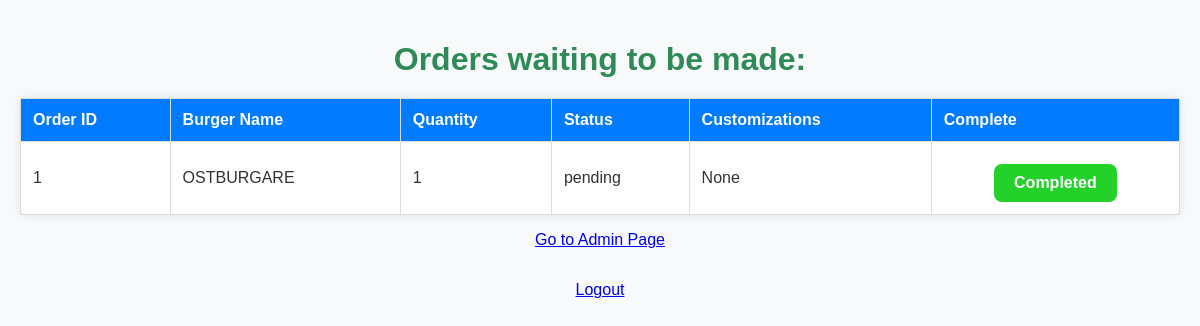
Before: /kitchen (signed in) with the older database file.
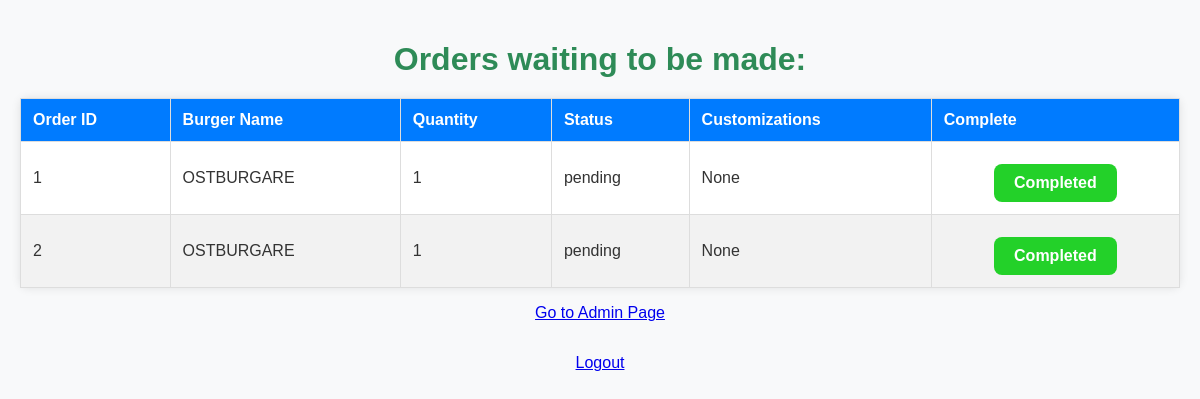
After: the same page with the newer database file.
### tables this page shows
CREATE TABLE orders (
    id INTEGER PRIMARY KEY AUTOINCREMENT,
    burger_id INTEGER,
    quantity INTEGER,
    order_time TEXT,
    status TEXT,
    FOREIGN KEY (burger_id) REFERENCES burgers(id)
);

### app.py (the view)
@app.route('/kitchen')
def kitchen():
    if 'user_id' not in session:
        return redirect(url_for('login'))
    conn = connect_db()
    cursor = conn.cursor()
    cursor.execute("""
        SELECT orders.id, burgers.name, orders.quantity, orders.status,
               GROUP_CONCAT(customizations.customization, ', ') as customizations
        FROM orders
        JOIN burgers ON orders.burger_id = burgers.id
        LEFT JOIN customizations ON orders.id = customizations.order_id
        WHERE orders.status = 'pending'
        GROUP BY orders.id
    """)
    orders = cursor.fetchall()
    conn.close()
    return render_template('kitchenshow.html', orders=orders)

### app.py (called while the page is built)
def connect_db():
    conn = sqlite3.connect('burgers.db')
    return conn

### templates/kitchenshow.html (shortened to what this page needs)
<!DOCTYPE html>
<html lang="en">
<head>
    <link rel="stylesheet" href="/static/styles.css">
</head>
<body class="kitchen-show">
    <h1>Orders waiting to be made: </h1>
    <table>
        <thead>
            <tr>
                <th>Order ID</th>
                <th>Burger Name</th>
                <th>Quantity</th>
                <th>Status</th>
                <th>Customizations</th>
                <th>Complete</th>
            </tr>
        </thead>
        <tbody>
            {% for order in orders %}
            <tr>
                <td>{{ order[0] }}</td>
                <td>{{ order[1] }}</td>
                <td>{{ order[2] }}</td>
                <td>{{ order[3] }}</td>
                <td>{{ order[4] }}</td>
                <td>
                    <form action="/complete_order" method="POST">
                        <button type="submit"class="complete-btn">Completed</button>
                    </form>
                </td>
            </tr>
            {% endfor %}
            </tbody>
    </table>
    <p><a href="/admin">Go to Admin Page</a></p>
    <p><a href="/logout">Logout</a></p>
</body>
</html>

### static/styles.css (style rules this page uses)
body { font-family: 'Arial', sans-serif; background-color: #f8f9fa; margin: 0; padding: 0; display: flex; flex-direction: column; align-items: center; height: 100vh; color: #333; text-align: center; }
h1, h2 { color: #333; margin-bottom: 20px; }
form { display: flex; flex-direction: column; align-items: center; }
button, .btn, .complete-btn, .logout-button, .order-button { padding: 10px 20px; background-color: #23d129; color: #fff; border: none; border-radius: 8px; cursor: pointer; font-size: 16px; font-weight: bold; text-align: center; margin-top: 10px; }
table { width: 100%; border-collapse: collapse; background-color: #fff; border-radius: 8px; box-shadow: 0 0 10px rgba(0, 0, 0, 0.1); margin-top: 20px; }
th, td { padding: 12px; border: 1px solid #ddd; text-align: left; }
thead { background-color: #007bff; color: #fff; }
tbody tr:nth-child(even) { background-color: #f2f2f2; }
.order-confirmation, .kitchen-show, .admin-page { font-family: Arial, sans-serif; margin: 20px; }
.order-confirmation h1, .kitchen-show h1, .admin-page h1 { color: #2E8B57; }
.admin-page table, .kitchen-show table { max-width: 1200px; width: 100%; margin: 0 auto; }

Changed rows visible on the page:
added orders: id "2", order "OSTBURGARE", quantity "1", status "pending", order "None"
